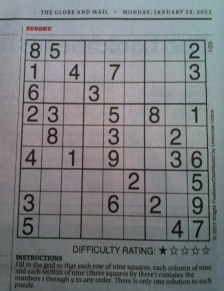
#> input picture OpenCV/Day 4/img/sudoku.jpg, 224 x 291 px, found by its file name
$ jupyter execute '4장_예제.ipynb'   (shell and % lines are left out)   (text cells are left out)
#> lines starting #> are read from the running program, lines starting #| are printed output that depends on the picture; after the words box and inside, x2 and y2 are one past the last pixel; in counts of white or black regions, pixels touching at a corner belong together; pictures that were not available may be replaced by others from this repository, and a replacement may not be noted
[cell 1]
import cv2
import numpy as np
import matplotlib.pyplot as plt

#이미지 그리기
img = np.zeros((500,500), np.uint8)
cv2.circle(img, (200, 200), 50, 255, 3)
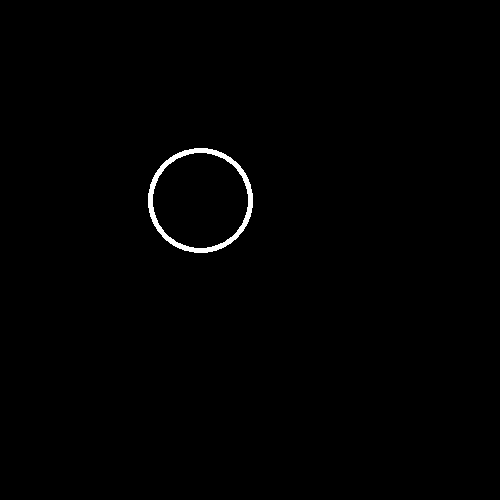
#> img: shape (500, 500); 0.64% white; 1 white region, box (x1, y1, x2, y2) and area: (148, 148, 253, 253) 1588
cv2.line(img, (100, 400), (400, 350), 255, 3)
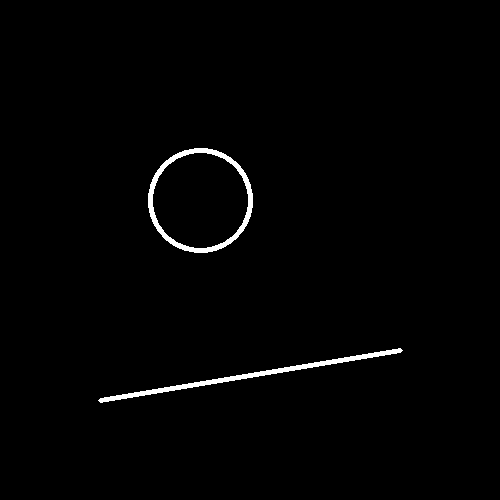
#> img: shape (500, 500); 1.2% white; 2 white regions, box (x1, y1, x2, y2) and area: (148, 148, 253, 253) 1588, (98, 348, 403, 403) 1463

#선, 원검출
lines = cv2.HoughLinesP(img, 1, np.pi/180, 100, 100, 10) [0]
#> lines = [[99, 401, 372, 353]]
circles = cv2.HoughCircles(img, cv2.HOUGH_GRADIENT, 1, 15, param1=200, param2=30)[0]
#> circles = [[200.5, 200.5, 52.3]]

#검출된 직선과 원을 그린다.
dbg_img = np.zeros((img.shape[0], img.shape[1], 3), np.uint8)
for x1, y1, x2, y2 in lines:
    print('Detected line: ({} {}) ({} {})'.format(x1, y1, x2, y2))
    cv2.line(dbg_img, (x1, y1), (x2, y2), (0, 255, 0), 2)

for c in circles:
    print('Detected circle: center=({} {}), radius={}'.format(c[0], c[1], c[2]))
    cv2.circle(dbg_img, (c[0], c[1]), c[2], (0, 255, 0), 2)
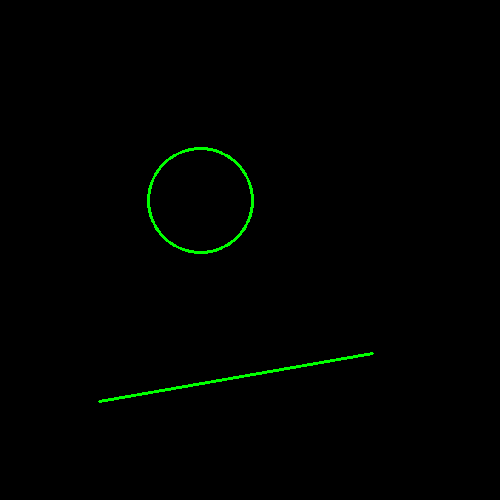
#> dbg_img: shape (500, 500, 3); mean of channels 0, 1, 2 0, 1.8, 0; drawn as B, G, R

#시각화한다.
plt.figure(figsize=(8,10))
plt.subplot(121)
plt.title('original')
plt.axis('off')
plt.imshow(img, cmap='gray')
plt.subplot(122)
plt.title('detected primitives')
plt.axis('off')
plt.imshow(dbg_img)
plt.show()
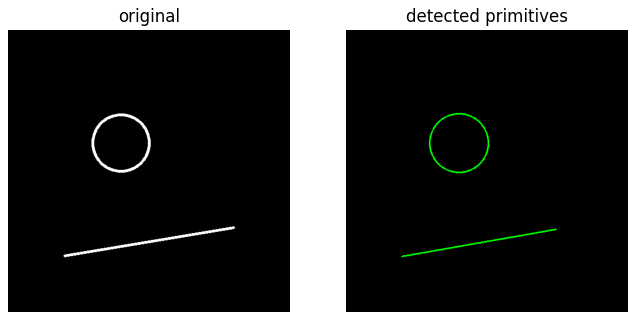
#> figure drawn by matplotlib, 2 panels

[cell 2]
import cv2
import numpy as np

img = cv2.imread('sudoku.jpg')
#> img is the input picture: shape (291, 224, 3); mean B, G, R 127.4, 124.5, 122.2
img2 = img.copy()
# 그레이 스케일로 변환 및 엣지 검출 ---①
imgray = cv2.cvtColor(img, cv2.COLOR_BGR2GRAY)
edges = cv2.Canny(imgray, 50, 200 )
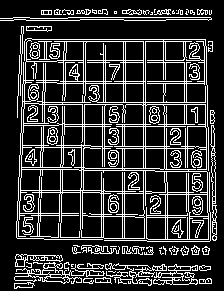
#> edges: shape (291, 224); 19.5% white in thin lines or dots

# 확율 허프 변환 적용 ---②
lines = cv2.HoughLinesP(edges, 1, np.pi/180, 10, None, 20, 2)
#> lines = 122 rows, first 6: [48, 147, 89, 147], [82, 141, 83, 39], [43, 151, 43, 129], [68, 17, 210, 17], [142, 217, 189, 217], [19, 167, 69, 167]
for line in lines:
    # 검출된 선 그리기 ---③
    x1, y1, x2, y2 = line[0]
    cv2.line(img2, (x1,y1), (x2, y2), (0,255,0), 1)
#> this loop made 122 passes
#> (x1, y1, x2, y2) on passes 1 to 12: (48, 147, 89, 147), (82, 141, 83, 39), (43, 151, 43, 129), (68, 17, 210, 17), (142, 217, 189, 217), (19, 167, 69, 167), (38, 215, 40, 159), (32, 39, 205, 39), (145, 205, 145, 41), (115, 282, 147, 283), (56, 145, 90, 145), (186, 12, 211, 12)
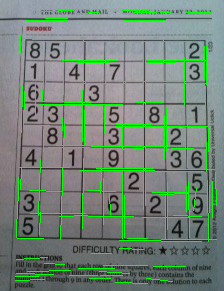
#> img2: shape (291, 224, 3); 8.1% of pixels changed, all inside (x1, y1, x2, y2) = (15, 10, 217, 284)

merged = np.hstack((img, img2))
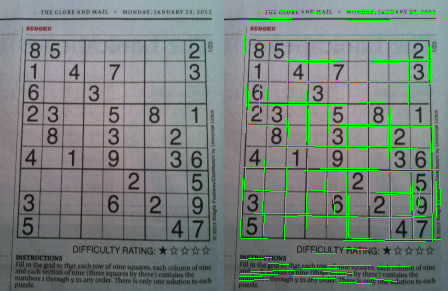
#> merged: shape (291, 448, 3); mean B, G, R 122.5, 130, 117.4
cv2.imshow('Probability hough line', merged)
cv2.waitKey()
cv2.destroyAllWindows()

[cell 3]
import cv2
import numpy as np


cap = cv2.VideoCapture('data/traffic.mp4')

#비디오 한프레임씩 읽기
_, frame = cap.read()
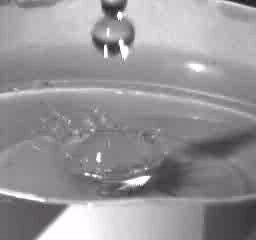
#> input picture frame 18 of OpenCV/data/drop.avi, 256 x 240 px, given in place of traffic.mp4, which was not available
#> frame is the input picture: shape (240, 256, 3); mean B, G, R 151.1, 148.7, 150.7

#추적할 객체 선택
bbox = cv2.selectROI(frame, False, False)

cv2.destroyAllWindows()
